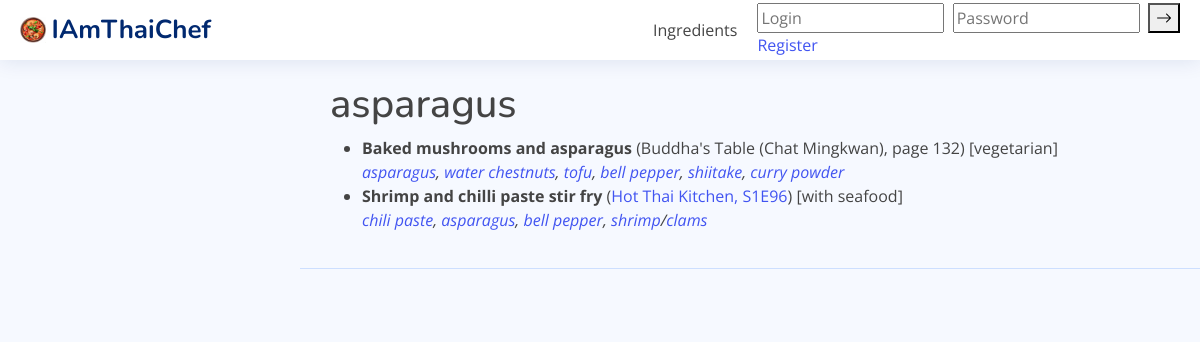
Screenshot of /ingredient/619 with the database file from the repository.
### tree/models.py (models this page shows, shortened)
class Ingredient(models.Model):
    name = models.CharField(max_length=100, unique=True)
    ingredient_type = models.ForeignKey('IngredientType', on_delete=models.CASCADE, null=True)
    def link(self):
        return f"<a href='/ingredient/{self.id}'>{self.name}</a>"

class Recipe(models.Model):
    title = models.CharField(max_length=400)
    source = models.ForeignKey(Source, on_delete=models.CASCADE)
    subsource = models.CharField(max_length=400)
    link = models.CharField(max_length=400)
    category = models.ForeignKey(Category, on_delete=models.CASCADE)
    vegetarian = models.CharField(max_length=2, choices=VEG_TYPES, default="?")
    users = models.ManyToManyField(User, through='UserRecipeRelation')
    def ingredients_string(self):
        ingredients_alternatives = self.ingredientalternatives_set.all()
        result = []
        for alternative in ingredients_alternatives:
            if alternative.optional:
                result.append("(" + "/".join(map(Ingredient.link, alternative.ingredients.all())) + ")")
            else:
                result.append("/".join(map(Ingredient.link, alternative.ingredients.all())))
        return ", ".join(result) or ""

class Source(models.Model):
    title = models.CharField(max_length=400)
    source_type = models.CharField(max_length=2, choices=SOURCE_TYPES, default="N")
    url = models.CharField(max_length=400, null=True, blank=True)
    def __str__(self):
        return self.title

class IngredientAlternatives(models.Model):
    ingredients = models.ManyToManyField(Ingredient)
    recipe = models.ForeignKey(Recipe, on_delete=models.CASCADE)
    optional = models.BooleanField(default=False)

### tree/views.py (the view)
# urls.py: path('ingredient/<int:ingredient_id>', tree.views.ingredient_dishes, name='ingredient'),
def ingredient_dishes(request, ingredient_id):
    ingredient = Ingredient.objects.get(pk=ingredient_id)
    print(1, ingredient.name)
    alternatives = IngredientAlternatives.objects.filter(ingredients=ingredient_id)
    recipes = []
    for alternative in alternatives:
        recipes.append(alternative.recipe)
    return render(request, 'NiceAdmin/ingredient_recipes.html', {'ingredient': ingredient, 'recipes': recipes})

### templates/NiceAdmin/ingredient_recipes.html (shortened to what this page needs)
{% extends "NiceAdmin/template.html" %}
{% block content %}
    <main id="main" class="main">
    <section class="section dashboard">
<div class="row">
  <div>
      <h1>{{ ingredient.name }}</h1>
    <ul>
        {% for recipe in recipes %}
            <li><strong>{{ recipe.title }}</strong>
                {% if recipe.link %}(<a href="{{ recipe.link }}">{{ recipe.source }}, {{ recipe.subsource }}</a>)
                {% else %}
                   ({{ recipe.source }}, {{ recipe.subsource }})
                {%  endif %}
                [{{ recipe.get_vegetarian_display }}]
                <br><em>{{ recipe.ingredients_string | safe }}</em>
            </li>
        {% endfor %}
    </ul>
  </div>
      </div>
    </section>
  </main>
{% endblock %}

### templates/NiceAdmin/template.html (shortened to what this page needs)
<!DOCTYPE html>
<html lang="en">
<head>
  <link rel="stylesheet" href="https://cdnjs.cloudflare.com/ajax/libs/jstree/3.3.10/themes/default/style.min.css">
  <link href="/assets/vendor/bootstrap/css/bootstrap.min.css" rel="stylesheet">
  <link href="/assets/vendor/bootstrap-icons/bootstrap-icons.css" rel="stylesheet">
  <link href="/assets/vendor/boxicons/css/boxicons.min.css" rel="stylesheet">
  <link href="/assets/vendor/quill/quill.snow.css" rel="stylesheet">
  <link href="/assets/vendor/quill/quill.bubble.css" rel="stylesheet">
  <link href="/assets/vendor/remixicon/remixicon.css" rel="stylesheet">
  <link href="/assets/vendor/simple-datatables/style.css" rel="stylesheet">
  <link href="/assets/css/style.css" rel="stylesheet">
</head>
<body>
  <header id="header" class="header fixed-top d-flex align-items-center">
    <div class="d-flex align-items-center justify-content-between">
      <a href="{% url 'index' %}" class="logo d-flex align-items-center">
        <img src="/assets/img/logo.png" alt="">
        <span class="d-none d-lg-block">IAmThaiChef</span>
      </a>
    </div>
    <nav class="header-nav ms-auto">
      <ul class="d-flex align-items-center">
        <li class="nav-item">
          <a class="nav-link" href="{% url 'ingredients' %}">Ingredients</a>
        </li>
        {%  if not user.is_anonymous %}
        <li class="nav-item dropdown pe-3">
          <a class="nav-link nav-profile d-flex align-items-center pe-0" href="#" data-bs-toggle="dropdown">
            <span class="d-md-block dropdown-toggle ps-2">{{ request.user }}</span>
          </a>
          <ul class="dropdown-menu dropdown-menu-end dropdown-menu-arrow profile">
            <li class="dropdown-header">
              <h6>{{ request.user }}</h6>
            </li>
            <li>
              <hr class="dropdown-divider">
            </li>
            <li>
              <a class="dropdown-item d-flex align-items-center" href="{% url 'user_recipes' 'W'  %}">
                <i class="bi bi-c-circle"></i>
                <span>My cooking</span>
              </a>
            </li>
            <li>
              <hr class="dropdown-divider">
            </li>
            <li>
              <a class="dropdown-item d-flex align-items-center" href="{% url 'logout'  %}">
                <i class="bi bi-box-arrow-right"></i>
                <span>Sign Out</span>
              </a>
            </li>
      {% else %}
          <li>
            <div class="search-bar">
              <form class="login d-flex align-items-center" method="POST" action="{% url 'login' %}">
                <input type="text" name="username" placeholder="Login" title="Enter login">
                &nbsp;&nbsp;<input type="password" name="password" placeholder="Password" title="Enter password">
                &nbsp;&nbsp;<button type="submit" title="Login"><i class="bi bi-arrow-right"></i></button>
              </form>
                <a href="{% url 'register' %}">Register</a>
            </div>
          </li>
      {% endif %}
      </ul>
    </nav>
  </header>
  {% block content %}{% endblock %}
  <footer id="footer" class="footer">
    <div class="credits">
    </div>
  </footer>
</body>
</html>

### templates/NiceAdmin/assets/css/style.css (style rules this page uses)
:root { scroll-behavior: smooth; }
body { font-family: "Open Sans", sans-serif; background: #f6f9ff; color: #444444; }
a { color: #4154f1; text-decoration: none; }
h1, h2, h3, h4, h5, h6 { font-family: "Nunito", sans-serif; }
#main { margin-top: 60px; padding: 20px 30px; transition: all 0.3s; }
.logo { line-height: 1; }
@media (min-width: 1200px) { .logo { width: 280px; } }
.logo img { max-height: 26px; margin-right: 6px; }
.logo span { font-size: 26px; font-weight: 700; color: #012970; font-family: "Nunito", sans-serif; }
.header { transition: all 0.5s; z-index: 997; height: 60px; box-shadow: 0px 2px 20px rgba(1, 41, 112, 0.1); background-color: #fff; padding-left: 20px; }
.header .search-bar { min-width: 360px; padding: 0 20px; }
.header-nav ul { list-style: none; }
.header-nav>ul { margin: 0; padding: 0; }
@media (min-width: 1200px) { #main, #footer { margin-left: 300px; } }
.footer { padding: 20px 0; font-size: 14px; transition: all 0.3s; border-top: 1px solid #cddfff; }
.footer .credits { padding-top: 5px; text-align: center; font-size: 13px; color: #012970; }

### rows the page displays
Ingredient: name "asparagus"
Recipe: title "Baked mushrooms and asparagus", source "Buddha's Table (Chat Mingkwan)", subsource "page 132", vegetarian "vegetarian", ingredients_string "asparagus , water chestnuts , tofu , bell pepper , shiitake , curry powder"
Recipe: title "Shrimp and chilli paste stir fry", source "Hot Thai Kitchen", subsource "S1E96", vegetarian "with seafood", ingredients_string "chili paste , asparagus , bell pepper , shrimp / clams"
